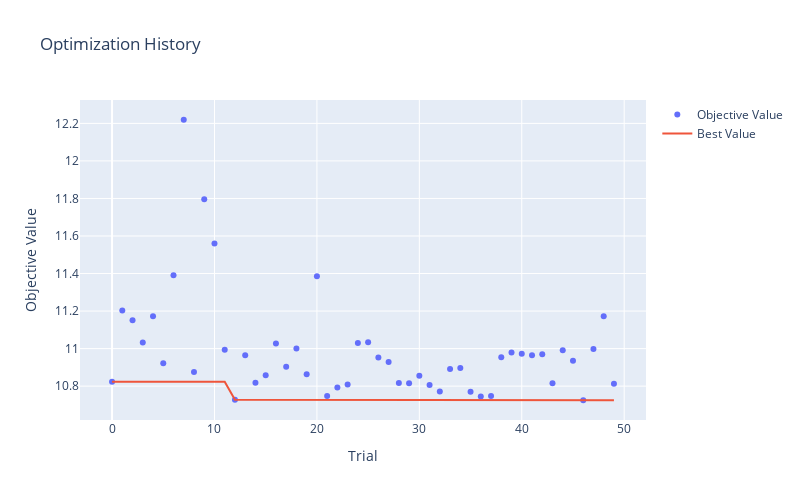
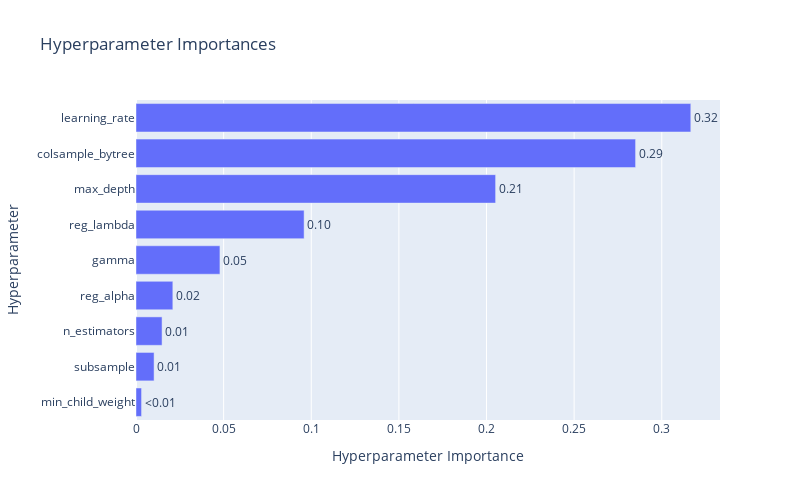

Write notebook code for charts like these, in order.
### Code cell
# Visualize optimization history
fig1 = plot_optimization_history(study)
fig1.update_layout(title='Optimization History', width=800, height=500)
fig1.show()

# Visualize parameter importances
fig2 = plot_param_importances(study)
fig2.update_layout(title='Hyperparameter Importances', width=800, height=500)
fig2.show()

### Figure 1 — Plotly figure (JSON) as saved in the notebook; plotly's stock layout.template omitted (floating-point values rounded to 4 significant figures)
{"data": [{"mode": "markers", "name": "Objective Value", "type": "scatter", "x": [0, 1, 2, 3, 4, 5, 6, 7, 8, 9, 10, 11, 12, 13, 14, 15, 16, 17, 18, 19, 20, 21, 22, 23, 24, 25, 26, 27, 28, 29, 30, 31, 32, 33, 34, 35, 36, 37, 38, 39, 40, 41, 42, 43, 44, 45, 46, 47, 48, 49], "y": [10.82, 11.2, 11.15, 11.03, 11.17, 10.92, 11.39, 12.22, 10.87, 11.8, 11.56, 10.99, 10.73, 10.96, 10.82, 10.86, 11.03, 10.9, 11.0, 10.86, 11.39, 10.75, 10.79, 10.81, 11.03, 11.03, 10.95, 10.93, 10.82, 10.82, 10.86, 10.81, 10.77, 10.89, 10.9, 10.77, 10.74, 10.75, 10.95, 10.98, 10.97, 10.97, 10.97, 10.82, 10.99, 10.94, 10.72, 11.0, 11.17, 10.81]}, {"mode": "lines", "name": "Best Value", "type": "scatter", "x": [0, 1, 2, 3, 4, 5, 6, 7, 8, 9, 10, 11, 12, 13, 14, 15, 16, 17, 18, 19, 20, 21, 22, 23, 24, 25, 26, 27, 28, 29, 30, 31, 32, 33, 34, 35, 36, 37, 38, 39, 40, 41, 42, 43, 44, 45, 46, 47, 48, 49], "y": [10.82, 10.82, 10.82, 10.82, 10.82, 10.82, 10.82, 10.82, 10.82, 10.82, 10.82, 10.82, 10.73, 10.73, 10.73, 10.73, 10.73, 10.73, 10.73, 10.73, 10.73, 10.73, 10.73, 10.73, 10.73, 10.73, 10.73, 10.73, 10.73, 10.73, 10.73, 10.73, 10.73, 10.73, 10.73, 10.73, 10.73, 10.73, 10.73, 10.73, 10.73, 10.73, 10.73, 10.73, 10.73, 10.73, 10.72, 10.72, 10.72, 10.72]}, {"marker": {"color": "#cccccc"}, "mode": "markers", "name": "Infeasible Trial", "showlegend": false, "type": "scatter", "x": [], "y": []}], "layout": {"height": 500, "title": {"text": "Optimization History"}, "width": 800, "xaxis": {"title": {"text": "Trial"}}, "yaxis": {"title": {"text": "Objective Value"}}}}

### Figure 2 — Plotly figure (JSON) as saved in the notebook; plotly's stock layout.template omitted (floating-point values rounded to 4 significant figures)
{"data": [{"cliponaxis": false, "hovertemplate": ["min_child_weight (IntDistribution): 0.0031663429453571436<extra></extra>", "subsample (FloatDistribution): 0.010314849611608152<extra></extra>", "n_estimators (IntDistribution): 0.01486685931945635<extra></extra>", "reg_alpha (FloatDistribution): 0.021022754890381783<extra></extra>", "gamma (FloatDistribution): 0.04789640712396227<extra></extra>", "reg_lambda (FloatDistribution): 0.09592218045914624<extra></extra>", "max_depth (IntDistribution): 0.20519370244822666<extra></extra>", "colsample_bytree (FloatDistribution): 0.2850538316172741<extra></extra>", "learning_rate (FloatDistribution): 0.3165630715845875<extra></extra>"], "name": "Objective Value", "orientation": "h", "text": ["<0.01", "0.01", "0.01", "0.02", "0.05", "0.10", "0.21", "0.29", "0.32"], "textposition": "outside", "type": "bar", "x": [0.003166, 0.01031, 0.01487, 0.02102, 0.0479, 0.09592, 0.2052, 0.2851, 0.3166], "y": ["min_child_weight", "subsample", "n_estimators", "reg_alpha", "gamma", "reg_lambda", "max_depth", "colsample_bytree", "learning_rate"]}], "layout": {"height": 500, "title": {"text": "Hyperparameter Importances"}, "width": 800, "xaxis": {"title": {"text": "Hyperparameter Importance"}}, "yaxis": {"title": {"text": "Hyperparameter"}}}}
